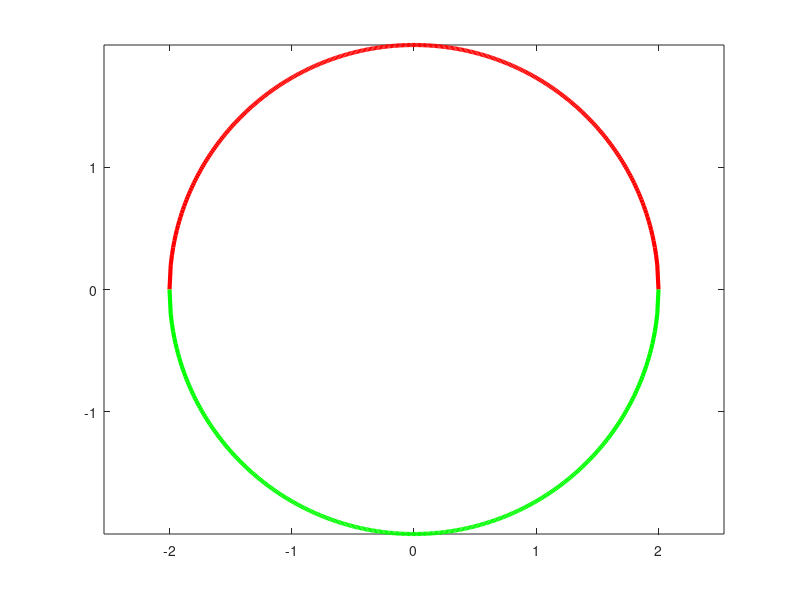

Source code (MATLAB):
x = -2:0.01:2;
plot(x,sqrt(4-x.^2),'r','linewidth',3)
hold on
plot(x,-sqrt(4-x.^2),'g','linewidth',3)
axis('equal')
hold off